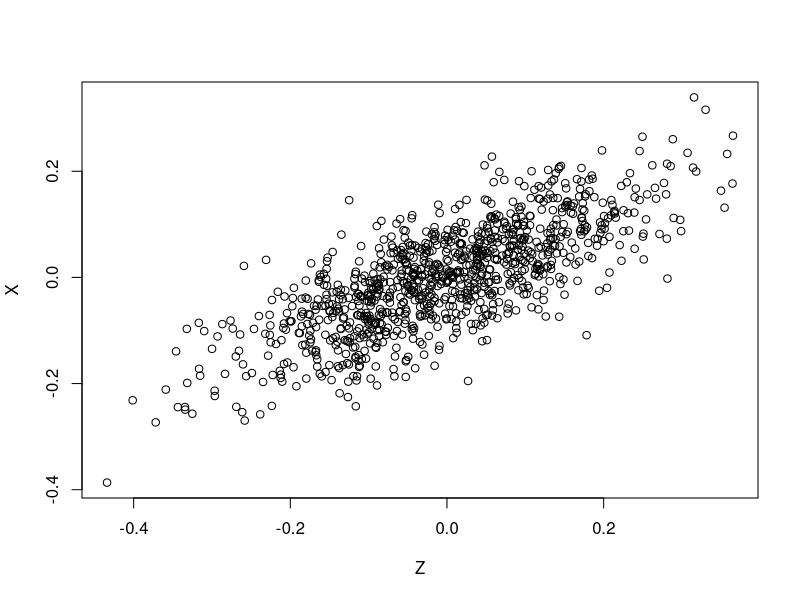

Source code (R):
rm(list=ls())
################################################################################
n <- 1000
X <- rnorm(n,0,0.1)
M1 <- 0.5*X + rnorm(n,0,0.1)
d <- data.frame(X,M1)
m_Z <-  lm(X~M1,d)
sd_z <- sd(residuals(m_Z))
Z <- X + rnorm(n,0,sd_z)
Y <- 0.6*M1 + rnorm(n,0,0.1)
d <- data.frame(X,Z,M1,Y)
plot(Z,X)
sd(Z)
sd(X)

#This would be the truth, but we don't know it bc Z and X never co-observed
m_z <- lm(Z~X,d)
## All of these should be very similar:
omega_sq_true <- sd(residuals(m_z))^2
sd_z^2 #Infinite-population truth

#
m_X <-  lm(X~M1,d)
sig_sq <- sd(d$X)^2
omega_sq <- sd(residuals(m_X))^2

c <- sig_sq/(sig_sq+omega_sq)
m_y <- lm(Y~Z,d)
betaDash <- m_y$coefficients[["Z"]]
beta <- betaDash/ c
truth <- lm(Y~X,d)$coefficients[["X"]]
beta
truth

